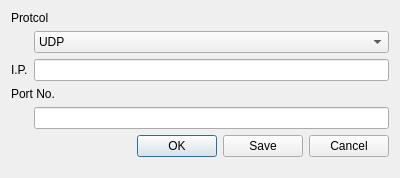
<?xml version="1.0" encoding="UTF-8"?>
<ui version="4.0">
 <class>Dialog</class>
 <widget class="QDialog" name="Dialog">
  <property name="geometry">
   <rect>
    <x>0</x>
    <y>0</y>
    <width>400</width>
    <height>178</height>
   </rect>
  </property>
  <property name="windowTitle">
   <string>Dialog</string>
  </property>
  <layout class="QFormLayout" name="formLayout">
   <item row="0" column="0" colspan="2">
    <widget class="QLabel" name="label">
     <property name="text">
      <string>Protcol</string>
     </property>
    </widget>
   </item>
   <item row="1" column="1">
    <widget class="QComboBox" name="comboBox">
     <item>
      <property name="text">
       <string>UDP</string>
      </property>
     </item>
     <item>
      <property name="text">
       <string>TCP</string>
      </property>
     </item>
    </widget>
   </item>
   <item row="2" column="0">
    <widget class="QLabel" name="label_2">
     <property name="text">
      <string>I.P.</string>
     </property>
    </widget>
   </item>
   <item row="2" column="1">
    <widget class="QLineEdit" name="lineEdit_IP"/>
   </item>
   <item row="4" column="0" colspan="2">
    <widget class="QLabel" name="label_3">
     <property name="text">
      <string>Port No.</string>
     </property>
    </widget>
   </item>
   <item row="5" column="1">
    <widget class="QLineEdit" name="lineEdit_PortNo"/>
   </item>
   <item row="6" column="0" colspan="2">
    <widget class="QDialogButtonBox" name="buttonBox">
     <property name="orientation">
      <enum>Qt::Horizontal</enum>
     </property>
     <property name="standardButtons">
      <set>QDialogButtonBox::Cancel|QDialogButtonBox::Ok|QDialogButtonBox::Save</set>
     </property>
    </widget>
   </item>
  </layout>
 </widget>
 <resources/>
 <connections>
  <connection>
   <sender>buttonBox</sender>
   <signal>accepted()</signal>
   <receiver>Dialog</receiver>
   <slot>accept()</slot>
   <hints>
    <hint type="sourcelabel">
     <x>248</x>
     <y>254</y>
    </hint>
    <hint type="destinationlabel">
     <x>157</x>
     <y>274</y>
    </hint>
   </hints>
  </connection>
  <connection>
   <sender>buttonBox</sender>
   <signal>rejected()</signal>
   <receiver>Dialog</receiver>
   <slot>reject()</slot>
   <hints>
    <hint type="sourcelabel">
     <x>316</x>
     <y>260</y>
    </hint>
    <hint type="destinationlabel">
     <x>286</x>
     <y>274</y>
    </hint>
   </hints>
  </connection>
 </connections>
</ui>
